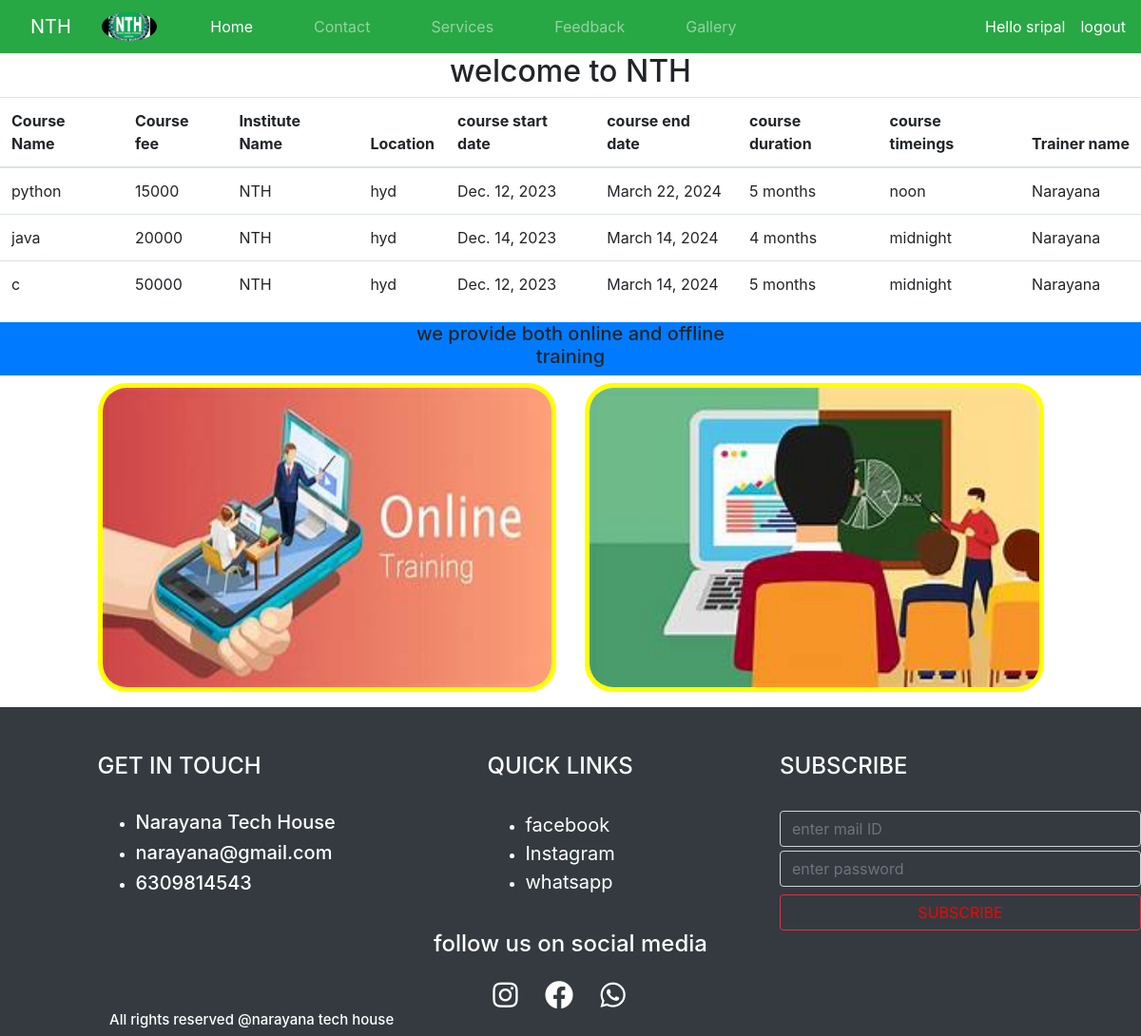
Page /services (signed in) on the committed database.
### instituteapp/models.py (models this page shows)
class CourseData(models.Model):
    course_name=models.CharField(max_length=50)
    course_fee=models.IntegerField(max_length=50)
    institute_name=models.CharField(max_length=50)
    location=models.CharField(max_length=50)
    course_start_date=models.DateField(max_length=50)
    course_end_date=models.DateField(max_length=50)
    course_duration=models.CharField(max_length=50)
    course_timings=models.TimeField(max_length=50)
    trainer_name=models.CharField(max_length=50)

### instituteapp/views.py (the view)
# urls.py: path('services',views.servicespage,name = 'services'),
def servicespage(request):
    row = CourseData.objects.all()
    return render(request,'services.html',{'row':row})

### templates/services.html
{% extends 'base.html' %}
{% load static %}
{% block b1 %}
{% if row %}
<table class = 'table'>
  <thead>
    <tr>
      <th>Course Name</th>
      <th>Course fee</th>
      <th>Institute Name</th>
      <th>Location</th>
      <th>course start date</th>
      <th>course end date</th>
      <th>course duration</th>
      <th>course timeings</th>
      <th>Trainer name</th>
    </tr>
  </thead>
  <tbody>
    {% for i in row %}
    <tr>
      <td>{{i.course_name}}</td>
      <td>{{i.course_fee}}</td>
      <td>{{i.institute_name}}</td>
      <td>{{i.location}}</td>
      <td>{{i.course_start_date}}</td>
      <td>{{i.course_end_date}}</td>
      <td>{{i.course_duration}}</td>
      <td>{{i.course_timings}}</td>
      <td>{{i.trainer_name}}</td>
    </tr>
    {% endfor %}
  </tbody>
</table>
{% else %}
<h1>Data not available</h1>
{% endif %}
<div class="row bg-primary mt-2">
  <h1 class = 'offset-md-4 col-md-4 text-center' style='font-size:20px'>we provide both online and offline training</h1>
</div>
<div class="row mt-2">
  <div class="offset-md-1 col-md-5">
    <img src="{% static 'images/online.jpg' %}" alt="" width=100% height=100% style='border: 5px solid yellow; border-radius:30px;'>
  </div>
  <div class="col-md-5">
    <img src="{% static 'images/offline.jpg' %}" alt="" width=100% height=100% style='border: 5px solid yellow; border-radius:30px;'>
  </div>
</div>
{% endblock %}

### templates/navbar.html (shortened to what this page needs)
{% load static %}
<nav class="navbar navbar-expand-lg navbar-dark bg-success">
  <a class="navbar-brand nav-link" href="{% url 'home' %}">NTH</a>
  <img src="{% static 'images/nth.jpg' %}" alt="" style = 'width:5%; height:5%; border-radius:50%'>
  <div class="collapse navbar-collapse" id="navbarNav">
    <ul class="navbar-nav">
      <li class="nav-item active">
        <a class="nav-link ml-5" href="{% url 'home' %}">Home <span class="sr-only">(current)</span></a>
      </li>
      <li class="nav-item">
        <a class="nav-link ml-5" href="{% url 'contact' %}">Contact</a>
      </li>
      <li class="nav-item">
        <a class="nav-link ml-5" href="{% url 'services' %}">Services</a>
      </li>
      <li class="nav-item">
        <a class="nav-link ml-5" href="{% url 'feedback' %}">Feedback</a>
      </li>
      <li class="nav-item">
        <a class="nav-link ml-5" href="{% url 'gallery' %}">Gallery</a>
      </li>
    </ul>
  </div>
  <span class = 'text-white'>Hello {{ request.user }}</span>
  <a href="#" class = 'ml-3 text-white'>logout</a>
</nav>

### rows in the picture
CourseData: course_name "python", course_fee "15000", institute_name "NTH", location "hyd", course_start_date "Dec. 12, 2023", course_end_date "March 22, 2024", course_duration "5 months", course_timings "noon", trainer_name "Narayana"
CourseData: course_name "java", course_fee "20000", institute_name "NTH", location "hyd", course_start_date "Dec. 14, 2023", course_end_date "March 14, 2024", course_duration "4 months", course_timings "midnight", trainer_name "Narayana"
CourseData: course_name "c", course_fee "50000", institute_name "NTH", location "hyd", course_start_date "Dec. 12, 2023", course_end_date "March 14, 2024", course_duration "5 months", course_timings "midnight", trainer_name "Narayana"

### other values in the picture
{{ request.user }} "sripal"
